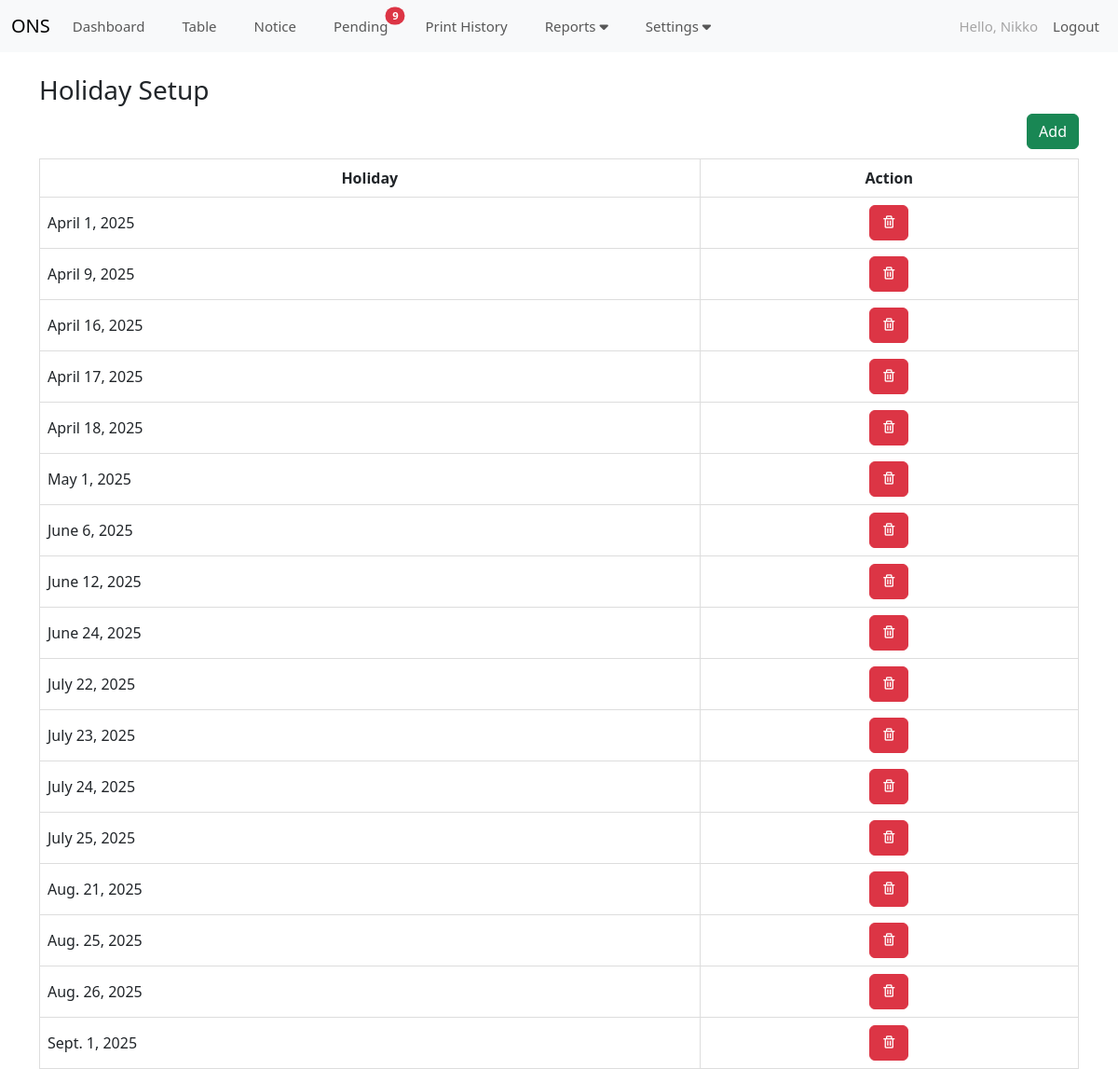
Screenshot of /holiday_table/ (signed in) with the database file from the repository.
### ONS/models.py (models this page shows, shortened)
class holidays(models.Model):
    holiday = models.DateField(null=True, blank=True)

### ONS/views.py (the view)
# urls.py: path('holiday_table/', views.holiday_table, name='holiday_table'),
def holiday_table(request):
    records = holidays.objects.all() # --add this--
    if request.user.is_authenticated:
        return render(request, 'holiday.html',{'records':records})
    else:
        messages.success(request, "You must be Logged In to view the page!")
        return redirect('login_page')

### ONS/context_processors.py (called while the page is built)
def global_no_of_notice(request):
    if request.user.is_authenticated:
        today = timezone.localtime(timezone.now()).date()
        no_of_notice = building_record.objects.filter(
            (Q(second_status="NONCOMPLIANT") & Q(second_notice_date=today) & Q(second_notice_print_history="")) |
            (Q(third_status="NONCOMPLIANT") & Q(third_notice_date=today) & Q(third_notice_print_history="")) |
            (Q(for_legal_status="NONCOMPLIANT") & Q(for_legal_notice_date=today) & Q(for_legal_notice_print_history=""))
        ).count()
    else:
        no_of_notice = 0
    return {'no_of_notice': no_of_notice}

def global_no_of_pending_notice(request):
    if request.user.is_authenticated:
        today = timezone.localtime(timezone.now()).date()
        compare_date = datetime.strptime("3/25/2025", "%m/%d/%Y").date()
        no_of_pending_notice = building_record.objects.filter(
        (Q(second_notice_date__gte=compare_date) & Q(second_notice_date__lt=today) & Q(second_status="NONCOMPLIANT") & Q(second_notice_print_history="")) |
        (Q(third_notice_date__gte=compare_date) & Q(third_notice_date__lt=today) & Q(third_status="NONCOMPLIANT") & Q(third_notice_print_history="")) |
        (Q(for_legal_notice_date__gte=compare_date) & Q(for_legal_notice_date__lt=today) & Q(for_legal_status="NONCOMPLIANT") & Q(for_legal_notice_print_history=""))
        ).count()
    else:
        no_of_pending_notice = 0
    return {'no_of_pending_notice': no_of_pending_notice}

### ONS/templates/holiday.html (shortened to what this page needs)
{% extends 'base.html' %}
{% block content %}
<link href="https://cdn.jsdelivr.net/npm/bootstrap@5.3.3/dist/css/bootstrap.min.css" rel="stylesheet">
<link href="https://cdn.datatables.net/2.1.8/css/dataTables.dataTables.css" rel="stylesheet">
{% if user.is_authenticated %}
<h3>
    Holiday Setup
</h3>
<a class="btn btn-success" style="float: right;" href="{% url 'add_holiday' %}">Add</a>
<br>
<br>
<table id="example" class="display table-bordered" style="width:100%">
    <thead>
        <tr>
            <th style="text-align: center;">Holiday</th>
            <th style="text-align: center;">Action</th>
        </tr>
    </thead>
    <tbody>
    {% for records in records %}
        <tr>
            <td style="text-align: left;">{{ records.holiday }}</td>
            <td style="text-align: center;">
            <a href="{% url 'delete_holiday' records.id %}" class=" btn btn-danger" style="color: #fff;" title="Delete">
                <i class="bx bx-trash"></i>
                </a>
            </td>
        </tr>
    {% endfor %}
    </tbody>
</table>
    {% endif %}
{% endblock %}

### ONS/templates/navbar.html (shortened to what this page needs)
<link rel="stylesheet" href="https://cdn.jsdelivr.net/npm/bootstrap-icons@1.5.0/font/bootstrap-icons.css">
<link rel="stylesheet" href="https://cdnjs.cloudflare.com/ajax/libs/font-awesome/6.0.0-beta3/css/all.min.css">
<nav class="navbar navbar-expand-lg bg-body-tertiary">
    <div class="container-fluid">
        <a class="navbar-brand" href="{% url 'home' %}">ONS</a>
        <ul class="navbar-nav me-auto mb-2 mb-lg-0">
            <li class="nav-item me-4">
                <a class="nav-link" aria-current="page" href="{% url 'dashboard' %}">Dashboard</a>
            </li>
            <li class="nav-item me-4">
                <a class="nav-link" aria-current="page" href="{% url 'home' %}">Table</a>
            </li>
            <li class="nav-item me-4">
                <a class="nav-link position-relative" aria-current="page" href="{% url 'notice' %}">
                    Notice
                </a>
            </li>
            <li class="nav-item me-4">
                <a class="nav-link position-relative" aria-current="page" href="{% url 'pending_notice' %}">
                    Pending
                    {% if no_of_pending_notice > 0 %}
                    <span class="position-absolute top-1 start-100 translate-middle badge rounded-pill bg-danger">
                        {{ no_of_pending_notice }}
                    </span>
                    {% endif %}
                </a>
            </li>
            <li class="nav-item me-4">
                <a class="nav-link" aria-current="page" href="{% url 'print_history' %}">Print History</a>
            </li>
            <li class="nav-item dropdown me-4">
                <a class="nav-link dropdown-toggle" href="#" id="settingsDropdown" role="button" data-bs-toggle="dropdown" aria-expanded="false">
                    Reports <i class="fas fa-caret-down"></i></a>
            </li>
            <li class="nav-item dropdown me-4">
                <a class="nav-link dropdown-toggle" href="#" id="settingsDropdown" role="button" data-bs-toggle="dropdown" aria-expanded="false">
                    Settings <i class="fas fa-caret-down"></i>
                </a>
            </li>
        </ul>
        <ul class="navbar-nav ms-auto mb-2 mb-lg-0">
            <li class="nav-item">
                <a class="nav-link" style="color: rgb(130, 129, 129); opacity: 0.7;">Hello, {{ user.username }}</a>
            </li>
            {% if user.is_authenticated %}
                <li class="nav-item">
                    <a class="nav-link" href="{% url 'logout' %}">Logout</a>
                </li>
            {% else %}
                <li class="nav-item">
                    <a class="nav-link" href="#">Login</a>
                </li>
            {% endif %}
        </ul>
    </div>
</nav>

### ONS/templates/navbar.html (style rules this page uses)
.nav-item { font-size: 15px; }
.nav-link { position: relative; text-decoration: none; color: inherit; }
.nav-link::after { content: ''; position: absolute; left: 0; right: 0; bottom: 0; height: 2px; background-color: currentColor; transform: scaleX(0); transition: transform 0.3s ease; }

### ONS/templates/holiday.html (style rules this page uses)
#example { width: 100%; border-collapse: collapse; }
#example thead th, #example tfoot th { position: sticky; top: 0; background-color: white; z-index: 10; }
#example th, #example td { padding: 8px; text-align: left; border: 1px solid #ddd; }
td { text-align: left; }

### rows the page displays
holidays: holiday "April 1, 2025"
holidays: holiday "April 9, 2025"
holidays: holiday "April 16, 2025"
holidays: holiday "April 17, 2025"
holidays: holiday "April 18, 2025"
holidays: holiday "May 1, 2025"
holidays: holiday "June 6, 2025"
holidays: holiday "June 12, 2025"
holidays: holiday "June 24, 2025"
holidays: holiday "July 22, 2025"
holidays: holiday "July 23, 2025"
holidays: holiday "July 24, 2025"
holidays: holiday "July 25, 2025"
holidays: holiday "Aug. 21, 2025"
holidays: holiday "Aug. 25, 2025"
holidays: holiday "Aug. 26, 2025"
holidays: holiday "Sept. 1, 2025"

### other values shown
{{ no_of_pending_notice }} "9"
{{ user.username }} "Nikko"
